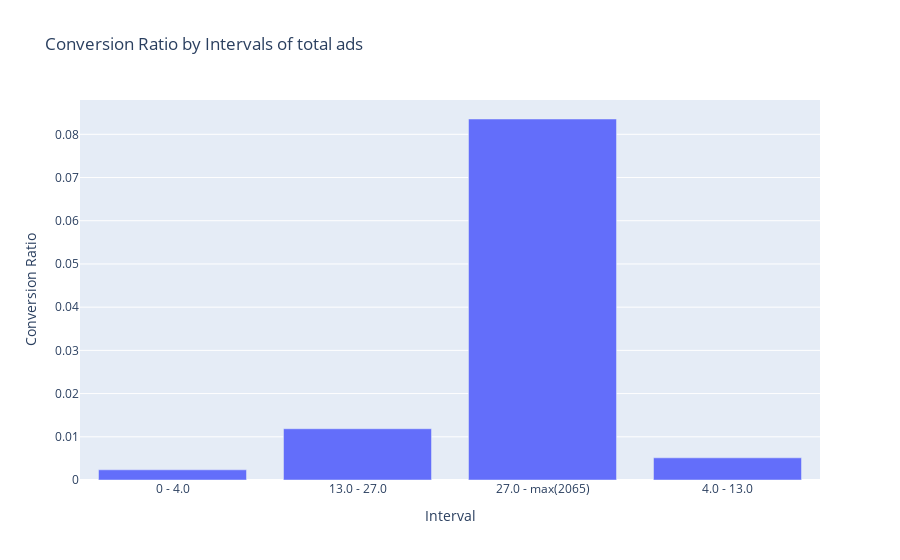

Notebook code for this chart:
### Code cell
ExposureVariables.plot_conversion_by_intervals(df_analysis,"total ads","converted")

### Figure 1 — Plotly figure (JSON) as saved in the notebook; plotly's stock layout.template omitted (floating-point values rounded to 4 significant figures)
{"data": [{"alignmentgroup": "True", "hovertemplate": "Interval=%{x}<br>Conversion Ratio=%{y}<extra></extra>", "legendgroup": "", "marker": {"color": "#636efa", "pattern": {"shape": ""}}, "name": "", "offsetgroup": "", "orientation": "v", "showlegend": false, "textposition": "auto", "type": "bar", "x": ["0 - 4.0", "13.0 - 27.0", "27.0 - max(2065)", "4.0 - 13.0"], "xaxis": "x", "y": [0.00236, 0.01186, 0.08355, 0.005133], "yaxis": "y"}], "layout": {"barmode": "relative", "legend": {"tracegroupgap": 0}, "title": {"text": "Conversion Ratio by Intervals of total ads"}, "xaxis": {"anchor": "y", "domain": [0, 1], "title": {"text": "Interval"}}, "yaxis": {"anchor": "x", "domain": [0, 1], "title": {"text": "Conversion Ratio"}}}}
